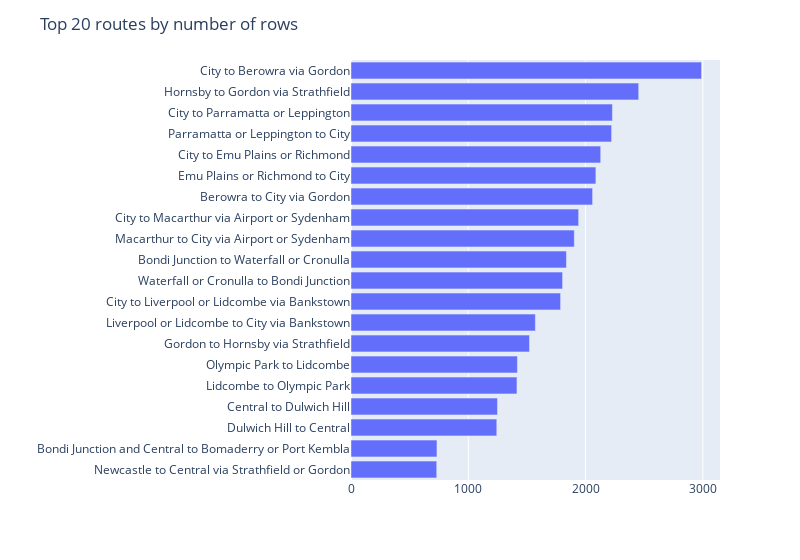

The code cell stored with this chart in its notebook:
### Code cell
fig = df_pd.groupby("route_direction").size().sort_values(ascending=False).head(20).plot(
    kind='bar', orientation='h', width=800
)
fig.update_layout(title="Top 20 routes by number of rows", showlegend=False)
fig.update_xaxes(title="")
fig.update_yaxes(title="", autorange="reversed")

### Figure 1 — Plotly figure (JSON) as saved in the notebook; plotly's stock layout.template omitted (floating-point values rounded to 4 significant figures)
{"data": [{"alignmentgroup": "True", "hovertemplate": "variable=0<br>value=%{x}<br>route_direction=%{y}<extra></extra>", "legendgroup": "0", "marker": {"color": "#636efa", "pattern": {"shape": ""}}, "name": "0", "offsetgroup": "0", "orientation": "h", "showlegend": true, "textposition": "auto", "type": "bar", "x": [2989, 2453, 2229, 2222, 2129, 2088, 2060, 1941, 1904, 1837, 1804, 1787, 1572, 1522, 1419, 1415, 1249, 1243, 733, 731], "xaxis": "x", "y": ["City to Berowra via Gordon", "Hornsby to Gordon via Strathfield", "City to Parramatta or Leppington", "Parramatta or Leppington to City", "City to Emu Plains or Richmond", "Emu Plains or Richmond to City", "Berowra to City via Gordon", "City to Macarthur via Airport or Sydenham", "Macarthur to City via Airport or Sydenham", "Bondi Junction to Waterfall or Cronulla", "Waterfall or Cronulla to Bondi Junction", "City to Liverpool or Lidcombe via Bankstown", "Liverpool or Lidcombe to City via Bankstown", "Gordon to Hornsby via Strathfield", "Olympic Park to Lidcombe", "Lidcombe to Olympic Park", "Central to Dulwich Hill", "Dulwich Hill to Central", "Bondi Junction and Central to Bomaderry or Port Kembla", "Newcastle to Central via Strathfield or Gordon"], "yaxis": "y"}], "layout": {"barmode": "relative", "legend": {"title": {"text": "variable"}, "tracegroupgap": 0}, "margin": {"t": 60}, "showlegend": false, "title": {"text": "Top 20 routes by number of rows"}, "width": 800, "xaxis": {"anchor": "y", "domain": [0, 1], "title": {"text": ""}}, "yaxis": {"anchor": "x", "autorange": "reversed", "domain": [0, 1], "title": {"text": ""}}}}
